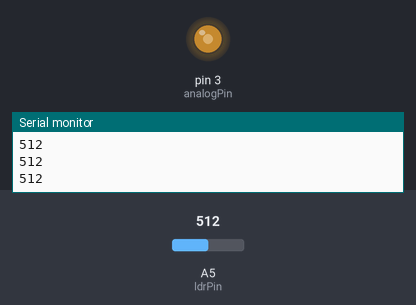
A sketch run on a simulated Arduino Uno, built with avr-gcc and run on an emulated ATmega328P. On the bench: output pins drawn as LEDs (lit = HIGH), the last lines printed to the serial monitor. The inputs (shaded band) are chosen by the test bench; at power-on: A5 (ldrPin) = 512.

Above: at 1.2 s.
1.3 s: A5 (ldrPin) set to 306
At 2.3 s:
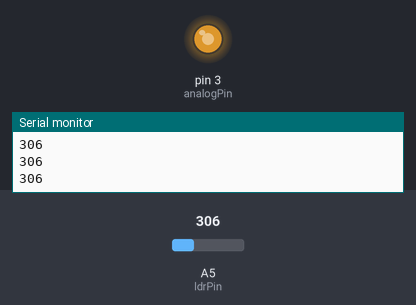
2.8 s: A5 (ldrPin) set to 122
At 3.9 s:
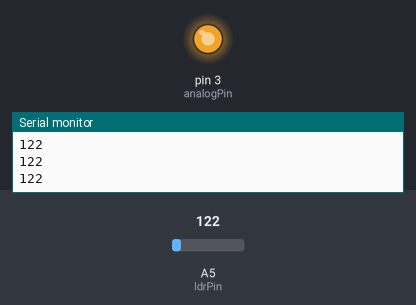
4.3 s: A5 (ldrPin) set to 900
At 5.5 s:
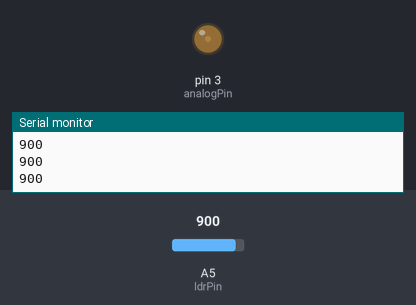
5.8 s: A5 (ldrPin) set to 1023
At 7.1 s:
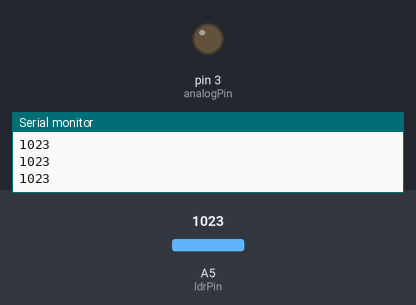
Timing chart, 0 to 8.3 s (numbered marks = the images above; inputs shaded):
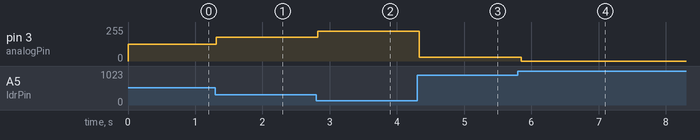

Measured:
- after the input at 1.3 s, pin 3 (analogPin): 127/255 → 179/255 at once
- after the input at 2.8 s, pin 3 (analogPin): 179/255 → 225/255 at once
- after the input at 4.3 s, pin 3 (analogPin): 225/255 → 30/255 at once
- after the input at 5.8 s, pin 3 (analogPin): 30/255 → 0/255 after 0.05 s

The sketch:

ldr-led-poder.ino
```cpp
int analogPin = 3;
int digitalPin = 13;
int delayTime = 50;
int ldrPin = A5;

void setup(){
Serial.begin(9600);
pinMode(analogPin, OUTPUT);
}

void loop(){
int power = 255 - analogRead(ldrPin) / (1023 / 255);
analogWrite(analogPin, power);
digitalWrite(digitalPin, HIGH);
delay(delayTime);
Serial.println(analogRead(ldrPin));
}
```
